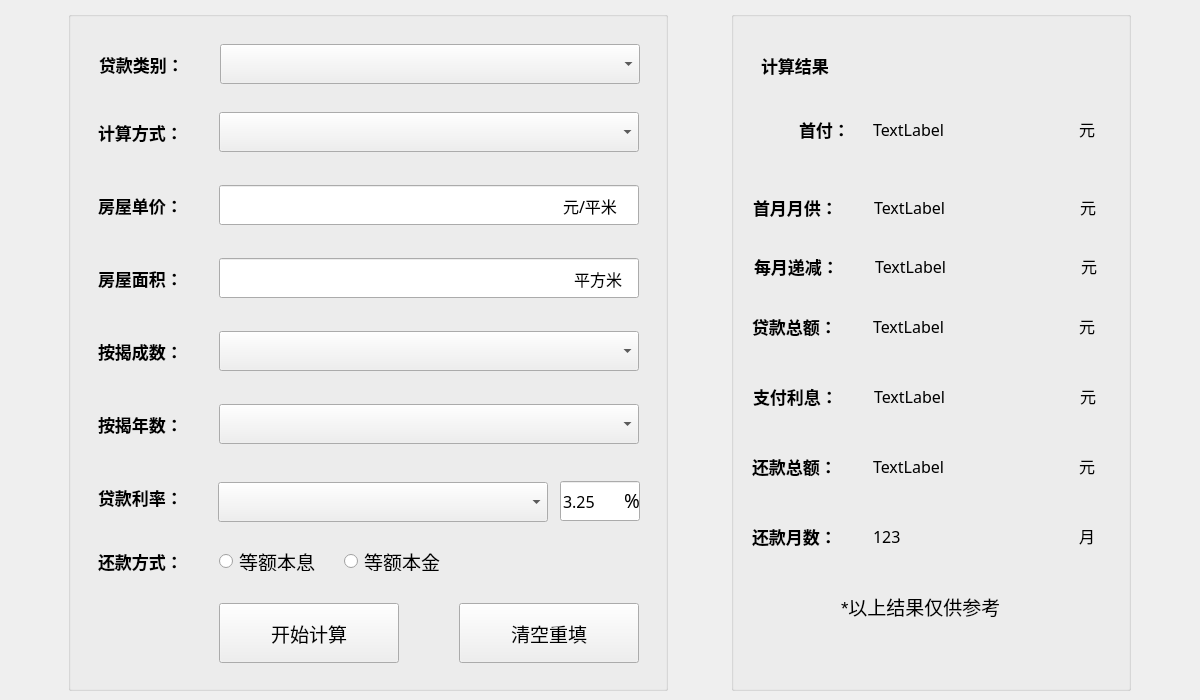
<?xml version="1.0" encoding="UTF-8"?>
<ui version="4.0">
 <class>Widget2</class>
 <widget class="QWidget" name="Widget2">
  <property name="geometry">
   <rect>
    <x>0</x>
    <y>0</y>
    <width>1200</width>
    <height>700</height>
   </rect>
  </property>
  <property name="minimumSize">
   <size>
    <width>1200</width>
    <height>700</height>
   </size>
  </property>
  <property name="maximumSize">
   <size>
    <width>1200</width>
    <height>700</height>
   </size>
  </property>
  <property name="windowTitle">
   <string>Form</string>
  </property>
  <layout class="QHBoxLayout" name="horizontalLayout">
   <item>
    <widget class="QGroupBox" name="groupBox">
     <property name="minimumSize">
      <size>
       <width>600</width>
       <height>680</height>
      </size>
     </property>
     <property name="maximumSize">
      <size>
       <width>600</width>
       <height>680</height>
      </size>
     </property>
     <property name="title">
      <string/>
     </property>
     <widget class="QLabel" name="label9">
      <property name="geometry">
       <rect>
        <x>495</x>
        <y>175</y>
        <width>71</width>
        <height>40</height>
       </rect>
      </property>
      <property name="minimumSize">
       <size>
        <width>0</width>
        <height>40</height>
       </size>
      </property>
      <property name="maximumSize">
       <size>
        <width>16777215</width>
        <height>40</height>
       </size>
      </property>
      <property name="font">
       <font>
        <family>黑体</family>
        <pointsize>12</pointsize>
       </font>
      </property>
      <property name="text">
       <string>元/平米</string>
      </property>
     </widget>
     <widget class="QPushButton" name="btn2">
      <property name="geometry">
       <rect>
        <x>391</x>
        <y>592</y>
        <width>180</width>
        <height>60</height>
       </rect>
      </property>
      <property name="minimumSize">
       <size>
        <width>180</width>
        <height>60</height>
       </size>
      </property>
      <property name="maximumSize">
       <size>
        <width>180</width>
        <height>60</height>
       </size>
      </property>
      <property name="font">
       <font>
        <family>黑体</family>
        <pointsize>14</pointsize>
       </font>
      </property>
      <property name="text">
       <string>清空重填</string>
      </property>
     </widget>
     <widget class="QLabel" name="label5">
      <property name="geometry">
       <rect>
        <x>30</x>
        <y>329</y>
        <width>115</width>
        <height>22</height>
       </rect>
      </property>
      <property name="minimumSize">
       <size>
        <width>115</width>
        <height>22</height>
       </size>
      </property>
      <property name="maximumSize">
       <size>
        <width>115</width>
        <height>22</height>
       </size>
      </property>
      <property name="font">
       <font>
        <family>黑体</family>
        <pointsize>13</pointsize>
        <weight>75</weight>
        <bold>true</bold>
       </font>
      </property>
      <property name="text">
       <string>按揭成数：</string>
      </property>
     </widget>
     <widget class="QComboBox" name="comboBox1">
      <property name="geometry">
       <rect>
        <x>152</x>
        <y>33</y>
        <width>420</width>
        <height>40</height>
       </rect>
      </property>
      <property name="minimumSize">
       <size>
        <width>420</width>
        <height>40</height>
       </size>
      </property>
      <property name="maximumSize">
       <size>
        <width>420</width>
        <height>40</height>
       </size>
      </property>
      <property name="font">
       <font>
        <family>微软雅黑 Light</family>
        <pointsize>12</pointsize>
       </font>
      </property>
     </widget>
     <widget class="QLabel" name="label2">
      <property name="geometry">
       <rect>
        <x>30</x>
        <y>110</y>
        <width>115</width>
        <height>22</height>
       </rect>
      </property>
      <property name="minimumSize">
       <size>
        <width>115</width>
        <height>22</height>
       </size>
      </property>
      <property name="maximumSize">
       <size>
        <width>115</width>
        <height>22</height>
       </size>
      </property>
      <property name="font">
       <font>
        <family>黑体</family>
        <pointsize>13</pointsize>
        <weight>75</weight>
        <bold>true</bold>
       </font>
      </property>
      <property name="text">
       <string>计算方式：</string>
      </property>
     </widget>
     <widget class="QLabel" name="label7">
      <property name="geometry">
       <rect>
        <x>30</x>
        <y>475</y>
        <width>115</width>
        <height>22</height>
       </rect>
      </property>
      <property name="minimumSize">
       <size>
        <width>115</width>
        <height>22</height>
       </size>
      </property>
      <property name="maximumSize">
       <size>
        <width>115</width>
        <height>22</height>
       </size>
      </property>
      <property name="font">
       <font>
        <family>黑体</family>
        <pointsize>13</pointsize>
        <weight>75</weight>
        <bold>true</bold>
       </font>
      </property>
      <property name="text">
       <string>贷款利率：</string>
      </property>
     </widget>
     <widget class="QComboBox" name="comboBox4">
      <property name="geometry">
       <rect>
        <x>151</x>
        <y>393</y>
        <width>420</width>
        <height>40</height>
       </rect>
      </property>
      <property name="minimumSize">
       <size>
        <width>420</width>
        <height>40</height>
       </size>
      </property>
      <property name="maximumSize">
       <size>
        <width>420</width>
        <height>40</height>
       </size>
      </property>
      <property name="font">
       <font>
        <family>微软雅黑 Light</family>
        <pointsize>12</pointsize>
       </font>
      </property>
     </widget>
     <widget class="QRadioButton" name="rbtn2">
      <property name="geometry">
       <rect>
        <x>276</x>
        <y>540</y>
        <width>115</width>
        <height>20</height>
       </rect>
      </property>
      <property name="minimumSize">
       <size>
        <width>115</width>
        <height>20</height>
       </size>
      </property>
      <property name="maximumSize">
       <size>
        <width>115</width>
        <height>20</height>
       </size>
      </property>
      <property name="font">
       <font>
        <family>新宋体</family>
        <pointsize>14</pointsize>
       </font>
      </property>
      <property name="text">
       <string>等额本金</string>
      </property>
     </widget>
     <widget class="QLabel" name="label1">
      <property name="geometry">
       <rect>
        <x>31</x>
        <y>42</y>
        <width>115</width>
        <height>22</height>
       </rect>
      </property>
      <property name="minimumSize">
       <size>
        <width>115</width>
        <height>22</height>
       </size>
      </property>
      <property name="maximumSize">
       <size>
        <width>115</width>
        <height>22</height>
       </size>
      </property>
      <property name="font">
       <font>
        <family>黑体</family>
        <pointsize>13</pointsize>
        <weight>75</weight>
        <bold>true</bold>
       </font>
      </property>
      <property name="text">
       <string>贷款类别：</string>
      </property>
     </widget>
     <widget class="QRadioButton" name="rbtn1">
      <property name="geometry">
       <rect>
        <x>151</x>
        <y>540</y>
        <width>115</width>
        <height>20</height>
       </rect>
      </property>
      <property name="minimumSize">
       <size>
        <width>115</width>
        <height>20</height>
       </size>
      </property>
      <property name="maximumSize">
       <size>
        <width>115</width>
        <height>20</height>
       </size>
      </property>
      <property name="font">
       <font>
        <family>新宋体</family>
        <pointsize>14</pointsize>
       </font>
      </property>
      <property name="text">
       <string>等额本息</string>
      </property>
     </widget>
     <widget class="QPushButton" name="btn1">
      <property name="geometry">
       <rect>
        <x>151</x>
        <y>592</y>
        <width>180</width>
        <height>60</height>
       </rect>
      </property>
      <property name="minimumSize">
       <size>
        <width>180</width>
        <height>60</height>
       </size>
      </property>
      <property name="maximumSize">
       <size>
        <width>180</width>
        <height>60</height>
       </size>
      </property>
      <property name="font">
       <font>
        <family>黑体</family>
        <pointsize>14</pointsize>
       </font>
      </property>
      <property name="text">
       <string>开始计算</string>
      </property>
     </widget>
     <widget class="QLineEdit" name="lineEdit1">
      <property name="geometry">
       <rect>
        <x>151</x>
        <y>174</y>
        <width>420</width>
        <height>40</height>
       </rect>
      </property>
      <property name="minimumSize">
       <size>
        <width>420</width>
        <height>40</height>
       </size>
      </property>
      <property name="maximumSize">
       <size>
        <width>420</width>
        <height>40</height>
       </size>
      </property>
      <property name="font">
       <font>
        <family>微软雅黑 Light</family>
        <pointsize>12</pointsize>
       </font>
      </property>
      <property name="text">
       <string/>
      </property>
     </widget>
     <widget class="QComboBox" name="comboBox3">
      <property name="geometry">
       <rect>
        <x>151</x>
        <y>320</y>
        <width>420</width>
        <height>40</height>
       </rect>
      </property>
      <property name="minimumSize">
       <size>
        <width>420</width>
        <height>40</height>
       </size>
      </property>
      <property name="maximumSize">
       <size>
        <width>420</width>
        <height>40</height>
       </size>
      </property>
      <property name="font">
       <font>
        <family>微软雅黑 Light</family>
        <pointsize>12</pointsize>
        <kerning>true</kerning>
       </font>
      </property>
     </widget>
     <widget class="QComboBox" name="comboBox2">
      <property name="geometry">
       <rect>
        <x>151</x>
        <y>101</y>
        <width>420</width>
        <height>40</height>
       </rect>
      </property>
      <property name="minimumSize">
       <size>
        <width>420</width>
        <height>40</height>
       </size>
      </property>
      <property name="maximumSize">
       <size>
        <width>420</width>
        <height>40</height>
       </size>
      </property>
      <property name="font">
       <font>
        <family>微软雅黑 Light</family>
        <pointsize>12</pointsize>
       </font>
      </property>
     </widget>
     <widget class="QLabel" name="label4">
      <property name="geometry">
       <rect>
        <x>30</x>
        <y>256</y>
        <width>115</width>
        <height>22</height>
       </rect>
      </property>
      <property name="minimumSize">
       <size>
        <width>115</width>
        <height>22</height>
       </size>
      </property>
      <property name="maximumSize">
       <size>
        <width>115</width>
        <height>22</height>
       </size>
      </property>
      <property name="font">
       <font>
        <family>黑体</family>
        <pointsize>13</pointsize>
        <weight>75</weight>
        <bold>true</bold>
       </font>
      </property>
      <property name="text">
       <string>房屋面积：</string>
      </property>
     </widget>
     <widget class="QLabel" name="label8">
      <property name="geometry">
       <rect>
        <x>30</x>
        <y>539</y>
        <width>115</width>
        <height>22</height>
       </rect>
      </property>
      <property name="minimumSize">
       <size>
        <width>115</width>
        <height>22</height>
       </size>
      </property>
      <property name="maximumSize">
       <size>
        <width>115</width>
        <height>22</height>
       </size>
      </property>
      <property name="font">
       <font>
        <family>黑体</family>
        <pointsize>13</pointsize>
        <weight>75</weight>
        <bold>true</bold>
       </font>
      </property>
      <property name="text">
       <string>还款方式：</string>
      </property>
     </widget>
     <widget class="QLabel" name="label6">
      <property name="geometry">
       <rect>
        <x>30</x>
        <y>402</y>
        <width>115</width>
        <height>22</height>
       </rect>
      </property>
      <property name="minimumSize">
       <size>
        <width>115</width>
        <height>22</height>
       </size>
      </property>
      <property name="maximumSize">
       <size>
        <width>115</width>
        <height>22</height>
       </size>
      </property>
      <property name="font">
       <font>
        <family>黑体</family>
        <pointsize>13</pointsize>
        <weight>75</weight>
        <bold>true</bold>
       </font>
      </property>
      <property name="text">
       <string>按揭年数：</string>
      </property>
     </widget>
     <widget class="QLabel" name="label3">
      <property name="geometry">
       <rect>
        <x>30</x>
        <y>183</y>
        <width>115</width>
        <height>22</height>
       </rect>
      </property>
      <property name="minimumSize">
       <size>
        <width>115</width>
        <height>22</height>
       </size>
      </property>
      <property name="maximumSize">
       <size>
        <width>115</width>
        <height>22</height>
       </size>
      </property>
      <property name="font">
       <font>
        <family>黑体</family>
        <pointsize>13</pointsize>
        <weight>75</weight>
        <bold>true</bold>
       </font>
      </property>
      <property name="text">
       <string>房屋单价：</string>
      </property>
     </widget>
     <widget class="QLineEdit" name="lineEdit2">
      <property name="geometry">
       <rect>
        <x>151</x>
        <y>247</y>
        <width>420</width>
        <height>40</height>
       </rect>
      </property>
      <property name="minimumSize">
       <size>
        <width>420</width>
        <height>40</height>
       </size>
      </property>
      <property name="maximumSize">
       <size>
        <width>420</width>
        <height>40</height>
       </size>
      </property>
      <property name="font">
       <font>
        <family>微软雅黑 Light</family>
        <pointsize>12</pointsize>
       </font>
      </property>
     </widget>
     <widget class="QLabel" name="label10">
      <property name="geometry">
       <rect>
        <x>506</x>
        <y>248</y>
        <width>81</width>
        <height>40</height>
       </rect>
      </property>
      <property name="minimumSize">
       <size>
        <width>0</width>
        <height>40</height>
       </size>
      </property>
      <property name="maximumSize">
       <size>
        <width>16777215</width>
        <height>40</height>
       </size>
      </property>
      <property name="font">
       <font>
        <family>黑体</family>
        <pointsize>12</pointsize>
       </font>
      </property>
      <property name="text">
       <string>平方米</string>
      </property>
     </widget>
     <widget class="QComboBox" name="comboBox5">
      <property name="geometry">
       <rect>
        <x>150</x>
        <y>471</y>
        <width>330</width>
        <height>40</height>
       </rect>
      </property>
      <property name="minimumSize">
       <size>
        <width>330</width>
        <height>40</height>
       </size>
      </property>
      <property name="maximumSize">
       <size>
        <width>330</width>
        <height>40</height>
       </size>
      </property>
      <property name="font">
       <font>
        <family>微软雅黑 Light</family>
        <pointsize>12</pointsize>
       </font>
      </property>
     </widget>
     <widget class="QLineEdit" name="lineEdit3">
      <property name="geometry">
       <rect>
        <x>492</x>
        <y>470</y>
        <width>80</width>
        <height>40</height>
       </rect>
      </property>
      <property name="minimumSize">
       <size>
        <width>80</width>
        <height>40</height>
       </size>
      </property>
      <property name="maximumSize">
       <size>
        <width>80</width>
        <height>40</height>
       </size>
      </property>
      <property name="font">
       <font>
        <family>微软雅黑 Light</family>
        <pointsize>12</pointsize>
       </font>
      </property>
      <property name="text">
       <string>3.25</string>
      </property>
     </widget>
     <widget class="QLabel" name="label11">
      <property name="geometry">
       <rect>
        <x>556</x>
        <y>469</y>
        <width>80</width>
        <height>40</height>
       </rect>
      </property>
      <property name="minimumSize">
       <size>
        <width>0</width>
        <height>40</height>
       </size>
      </property>
      <property name="maximumSize">
       <size>
        <width>16777215</width>
        <height>40</height>
       </size>
      </property>
      <property name="font">
       <font>
        <family>黑体</family>
        <pointsize>14</pointsize>
       </font>
      </property>
      <property name="text">
       <string>%</string>
      </property>
     </widget>
     <zorder>btn2</zorder>
     <zorder>label5</zorder>
     <zorder>comboBox1</zorder>
     <zorder>label2</zorder>
     <zorder>label7</zorder>
     <zorder>comboBox4</zorder>
     <zorder>rbtn2</zorder>
     <zorder>label1</zorder>
     <zorder>rbtn1</zorder>
     <zorder>btn1</zorder>
     <zorder>lineEdit1</zorder>
     <zorder>comboBox3</zorder>
     <zorder>comboBox2</zorder>
     <zorder>label4</zorder>
     <zorder>label8</zorder>
     <zorder>label6</zorder>
     <zorder>label3</zorder>
     <zorder>lineEdit2</zorder>
     <zorder>label10</zorder>
     <zorder>label9</zorder>
     <zorder>comboBox5</zorder>
     <zorder>lineEdit3</zorder>
     <zorder>label11</zorder>
    </widget>
   </item>
   <item>
    <widget class="QGroupBox" name="groupBox_2">
     <property name="minimumSize">
      <size>
       <width>400</width>
       <height>680</height>
      </size>
     </property>
     <property name="maximumSize">
      <size>
       <width>400</width>
       <height>680</height>
      </size>
     </property>
     <property name="title">
      <string/>
     </property>
     <widget class="QLabel" name="label1_8">
      <property name="geometry">
       <rect>
        <x>21</x>
        <y>514</y>
        <width>115</width>
        <height>22</height>
       </rect>
      </property>
      <property name="minimumSize">
       <size>
        <width>115</width>
        <height>22</height>
       </size>
      </property>
      <property name="maximumSize">
       <size>
        <width>115</width>
        <height>22</height>
       </size>
      </property>
      <property name="font">
       <font>
        <family>黑体</family>
        <pointsize>13</pointsize>
        <weight>75</weight>
        <bold>true</bold>
       </font>
      </property>
      <property name="text">
       <string>还款月数：</string>
      </property>
     </widget>
     <widget class="QLabel" name="label1_2">
      <property name="geometry">
       <rect>
        <x>30</x>
        <y>43</y>
        <width>115</width>
        <height>22</height>
       </rect>
      </property>
      <property name="minimumSize">
       <size>
        <width>115</width>
        <height>22</height>
       </size>
      </property>
      <property name="maximumSize">
       <size>
        <width>115</width>
        <height>22</height>
       </size>
      </property>
      <property name="font">
       <font>
        <family>黑体</family>
        <pointsize>13</pointsize>
        <weight>75</weight>
        <bold>true</bold>
       </font>
      </property>
      <property name="text">
       <string>计算结果</string>
      </property>
     </widget>
     <widget class="QLabel" name="label1_5">
      <property name="geometry">
       <rect>
        <x>21</x>
        <y>304</y>
        <width>115</width>
        <height>22</height>
       </rect>
      </property>
      <property name="minimumSize">
       <size>
        <width>115</width>
        <height>22</height>
       </size>
      </property>
      <property name="maximumSize">
       <size>
        <width>115</width>
        <height>22</height>
       </size>
      </property>
      <property name="font">
       <font>
        <family>黑体</family>
        <pointsize>13</pointsize>
        <weight>75</weight>
        <bold>true</bold>
       </font>
      </property>
      <property name="text">
       <string>贷款总额：</string>
      </property>
     </widget>
     <widget class="QLabel" name="label1_6">
      <property name="geometry">
       <rect>
        <x>22</x>
        <y>374</y>
        <width>115</width>
        <height>22</height>
       </rect>
      </property>
      <property name="minimumSize">
       <size>
        <width>115</width>
        <height>22</height>
       </size>
      </property>
      <property name="maximumSize">
       <size>
        <width>115</width>
        <height>22</height>
       </size>
      </property>
      <property name="font">
       <font>
        <family>黑体</family>
        <pointsize>13</pointsize>
        <weight>75</weight>
        <bold>true</bold>
       </font>
      </property>
      <property name="text">
       <string>支付利息：</string>
      </property>
     </widget>
     <widget class="QLabel" name="label1_7">
      <property name="geometry">
       <rect>
        <x>21</x>
        <y>444</y>
        <width>115</width>
        <height>22</height>
       </rect>
      </property>
      <property name="minimumSize">
       <size>
        <width>115</width>
        <height>22</height>
       </size>
      </property>
      <property name="maximumSize">
       <size>
        <width>115</width>
        <height>22</height>
       </size>
      </property>
      <property name="font">
       <font>
        <family>黑体</family>
        <pointsize>13</pointsize>
        <weight>75</weight>
        <bold>true</bold>
       </font>
      </property>
      <property name="text">
       <string>还款总额：</string>
      </property>
     </widget>
     <widget class="QLabel" name="label_3">
      <property name="geometry">
       <rect>
        <x>348</x>
        <y>103</y>
        <width>20</width>
        <height>30</height>
       </rect>
      </property>
      <property name="minimumSize">
       <size>
        <width>20</width>
        <height>30</height>
       </size>
      </property>
      <property name="maximumSize">
       <size>
        <width>20</width>
        <height>30</height>
       </size>
      </property>
      <property name="font">
       <font>
        <family>楷体</family>
        <pointsize>12</pointsize>
       </font>
      </property>
      <property name="text">
       <string>元</string>
      </property>
     </widget>
     <widget class="QLabel" name="label1_3">
      <property name="geometry">
       <rect>
        <x>68</x>
        <y>107</y>
        <width>60</width>
        <height>22</height>
       </rect>
      </property>
      <property name="minimumSize">
       <size>
        <width>60</width>
        <height>22</height>
       </size>
      </property>
      <property name="maximumSize">
       <size>
        <width>60</width>
        <height>22</height>
       </size>
      </property>
      <property name="font">
       <font>
        <family>黑体</family>
        <pointsize>13</pointsize>
        <weight>75</weight>
        <bold>true</bold>
       </font>
      </property>
      <property name="text">
       <string>首付：</string>
      </property>
     </widget>
     <widget class="QLabel" name="label1_4">
      <property name="geometry">
       <rect>
        <x>22</x>
        <y>185</y>
        <width>115</width>
        <height>22</height>
       </rect>
      </property>
      <property name="minimumSize">
       <size>
        <width>115</width>
        <height>22</height>
       </size>
      </property>
      <property name="maximumSize">
       <size>
        <width>115</width>
        <height>22</height>
       </size>
      </property>
      <property name="font">
       <font>
        <family>黑体</family>
        <pointsize>13</pointsize>
        <weight>75</weight>
        <bold>true</bold>
       </font>
      </property>
      <property name="text">
       <string>首月月供：</string>
      </property>
     </widget>
     <widget class="QLabel" name="label_7">
      <property name="geometry">
       <rect>
        <x>142</x>
        <y>103</y>
        <width>200</width>
        <height>30</height>
       </rect>
      </property>
      <property name="minimumSize">
       <size>
        <width>200</width>
        <height>30</height>
       </size>
      </property>
      <property name="maximumSize">
       <size>
        <width>200</width>
        <height>30</height>
       </size>
      </property>
      <property name="font">
       <font>
        <family>微软雅黑 Light</family>
        <pointsize>12</pointsize>
       </font>
      </property>
      <property name="text">
       <string>TextLabel</string>
      </property>
     </widget>
     <widget class="QLabel" name="label_8">
      <property name="geometry">
       <rect>
        <x>143</x>
        <y>181</y>
        <width>200</width>
        <height>30</height>
       </rect>
      </property>
      <property name="minimumSize">
       <size>
        <width>200</width>
        <height>30</height>
       </size>
      </property>
      <property name="maximumSize">
       <size>
        <width>200</width>
        <height>30</height>
       </size>
      </property>
      <property name="font">
       <font>
        <family>微软雅黑 Light</family>
        <pointsize>12</pointsize>
       </font>
      </property>
      <property name="text">
       <string>TextLabel</string>
      </property>
     </widget>
     <widget class="QLabel" name="label_4">
      <property name="geometry">
       <rect>
        <x>349</x>
        <y>181</y>
        <width>20</width>
        <height>30</height>
       </rect>
      </property>
      <property name="minimumSize">
       <size>
        <width>20</width>
        <height>30</height>
       </size>
      </property>
      <property name="maximumSize">
       <size>
        <width>20</width>
        <height>30</height>
       </size>
      </property>
      <property name="font">
       <font>
        <family>楷体</family>
        <pointsize>12</pointsize>
       </font>
      </property>
      <property name="text">
       <string>元</string>
      </property>
     </widget>
     <widget class="QLabel" name="label_9">
      <property name="geometry">
       <rect>
        <x>142</x>
        <y>300</y>
        <width>200</width>
        <height>30</height>
       </rect>
      </property>
      <property name="minimumSize">
       <size>
        <width>200</width>
        <height>30</height>
       </size>
      </property>
      <property name="maximumSize">
       <size>
        <width>200</width>
        <height>30</height>
       </size>
      </property>
      <property name="font">
       <font>
        <family>微软雅黑 Light</family>
        <pointsize>12</pointsize>
       </font>
      </property>
      <property name="text">
       <string>TextLabel</string>
      </property>
     </widget>
     <widget class="QLabel" name="label_5">
      <property name="geometry">
       <rect>
        <x>348</x>
        <y>300</y>
        <width>20</width>
        <height>30</height>
       </rect>
      </property>
      <property name="minimumSize">
       <size>
        <width>20</width>
        <height>30</height>
       </size>
      </property>
      <property name="maximumSize">
       <size>
        <width>20</width>
        <height>30</height>
       </size>
      </property>
      <property name="font">
       <font>
        <family>楷体</family>
        <pointsize>12</pointsize>
       </font>
      </property>
      <property name="text">
       <string>元</string>
      </property>
     </widget>
     <widget class="QLabel" name="label_10">
      <property name="geometry">
       <rect>
        <x>142</x>
        <y>510</y>
        <width>200</width>
        <height>30</height>
       </rect>
      </property>
      <property name="minimumSize">
       <size>
        <width>200</width>
        <height>30</height>
       </size>
      </property>
      <property name="maximumSize">
       <size>
        <width>200</width>
        <height>30</height>
       </size>
      </property>
      <property name="font">
       <font>
        <family>微软雅黑 Light</family>
        <pointsize>12</pointsize>
       </font>
      </property>
      <property name="text">
       <string>123</string>
      </property>
     </widget>
     <widget class="QLabel" name="label_6">
      <property name="geometry">
       <rect>
        <x>348</x>
        <y>510</y>
        <width>20</width>
        <height>30</height>
       </rect>
      </property>
      <property name="minimumSize">
       <size>
        <width>20</width>
        <height>30</height>
       </size>
      </property>
      <property name="maximumSize">
       <size>
        <width>20</width>
        <height>30</height>
       </size>
      </property>
      <property name="font">
       <font>
        <family>楷体</family>
        <pointsize>12</pointsize>
       </font>
      </property>
      <property name="text">
       <string>月</string>
      </property>
     </widget>
     <widget class="QLabel" name="label_11">
      <property name="geometry">
       <rect>
        <x>349</x>
        <y>370</y>
        <width>20</width>
        <height>30</height>
       </rect>
      </property>
      <property name="minimumSize">
       <size>
        <width>20</width>
        <height>30</height>
       </size>
      </property>
      <property name="maximumSize">
       <size>
        <width>20</width>
        <height>30</height>
       </size>
      </property>
      <property name="font">
       <font>
        <family>楷体</family>
        <pointsize>12</pointsize>
       </font>
      </property>
      <property name="text">
       <string>元</string>
      </property>
     </widget>
     <widget class="QLabel" name="label_12">
      <property name="geometry">
       <rect>
        <x>143</x>
        <y>370</y>
        <width>200</width>
        <height>30</height>
       </rect>
      </property>
      <property name="minimumSize">
       <size>
        <width>200</width>
        <height>30</height>
       </size>
      </property>
      <property name="maximumSize">
       <size>
        <width>200</width>
        <height>30</height>
       </size>
      </property>
      <property name="font">
       <font>
        <family>微软雅黑 Light</family>
        <pointsize>12</pointsize>
       </font>
      </property>
      <property name="text">
       <string>TextLabel</string>
      </property>
     </widget>
     <widget class="QLabel" name="label_13">
      <property name="geometry">
       <rect>
        <x>142</x>
        <y>440</y>
        <width>200</width>
        <height>30</height>
       </rect>
      </property>
      <property name="minimumSize">
       <size>
        <width>200</width>
        <height>30</height>
       </size>
      </property>
      <property name="maximumSize">
       <size>
        <width>200</width>
        <height>30</height>
       </size>
      </property>
      <property name="font">
       <font>
        <family>微软雅黑 Light</family>
        <pointsize>12</pointsize>
       </font>
      </property>
      <property name="text">
       <string>TextLabel</string>
      </property>
     </widget>
     <widget class="QLabel" name="label_14">
      <property name="geometry">
       <rect>
        <x>348</x>
        <y>440</y>
        <width>20</width>
        <height>30</height>
       </rect>
      </property>
      <property name="minimumSize">
       <size>
        <width>20</width>
        <height>30</height>
       </size>
      </property>
      <property name="maximumSize">
       <size>
        <width>20</width>
        <height>30</height>
       </size>
      </property>
      <property name="font">
       <font>
        <family>楷体</family>
        <pointsize>12</pointsize>
       </font>
      </property>
      <property name="text">
       <string>元</string>
      </property>
     </widget>
     <widget class="QLabel" name="label">
      <property name="geometry">
       <rect>
        <x>110</x>
        <y>580</y>
        <width>200</width>
        <height>30</height>
       </rect>
      </property>
      <property name="minimumSize">
       <size>
        <width>200</width>
        <height>30</height>
       </size>
      </property>
      <property name="maximumSize">
       <size>
        <width>200</width>
        <height>30</height>
       </size>
      </property>
      <property name="font">
       <font>
        <family>Arial</family>
        <pointsize>14</pointsize>
       </font>
      </property>
      <property name="text">
       <string>*以上结果仅供参考</string>
      </property>
     </widget>
     <widget class="QLabel" name="label_15">
      <property name="geometry">
       <rect>
        <x>144</x>
        <y>240</y>
        <width>200</width>
        <height>30</height>
       </rect>
      </property>
      <property name="minimumSize">
       <size>
        <width>200</width>
        <height>30</height>
       </size>
      </property>
      <property name="maximumSize">
       <size>
        <width>200</width>
        <height>30</height>
       </size>
      </property>
      <property name="font">
       <font>
        <family>微软雅黑 Light</family>
        <pointsize>12</pointsize>
       </font>
      </property>
      <property name="text">
       <string>TextLabel</string>
      </property>
     </widget>
     <widget class="QLabel" name="label1_9">
      <property name="geometry">
       <rect>
        <x>23</x>
        <y>244</y>
        <width>115</width>
        <height>22</height>
       </rect>
      </property>
      <property name="minimumSize">
       <size>
        <width>115</width>
        <height>22</height>
       </size>
      </property>
      <property name="maximumSize">
       <size>
        <width>115</width>
        <height>22</height>
       </size>
      </property>
      <property name="font">
       <font>
        <family>黑体</family>
        <pointsize>13</pointsize>
        <weight>75</weight>
        <bold>true</bold>
       </font>
      </property>
      <property name="text">
       <string>每月递减：</string>
      </property>
     </widget>
     <widget class="QLabel" name="label_16">
      <property name="geometry">
       <rect>
        <x>350</x>
        <y>240</y>
        <width>20</width>
        <height>30</height>
       </rect>
      </property>
      <property name="minimumSize">
       <size>
        <width>20</width>
        <height>30</height>
       </size>
      </property>
      <property name="maximumSize">
       <size>
        <width>20</width>
        <height>30</height>
       </size>
      </property>
      <property name="font">
       <font>
        <family>楷体</family>
        <pointsize>12</pointsize>
       </font>
      </property>
      <property name="text">
       <string>元</string>
      </property>
     </widget>
    </widget>
   </item>
  </layout>
 </widget>
 <resources/>
 <connections/>
</ui>
